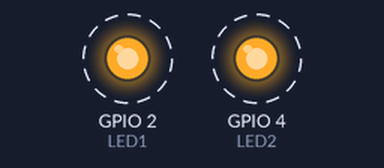
Recording of a sketch running on a simulated ESP32. On the bench: output pins drawn as LEDs (lit = HIGH). Dashed ring = blinking. What the sketch prints to the serial monitor is not drawn.

Above: at 0.2 s.
Timing chart, 0 to 4.6 s (numbered marks = the images above):
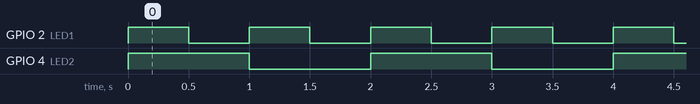

Measured:
- by itself, GPIO 2 (LED1): alternates HIGH for 0.50 s and LOW for 0.50 s
- by itself, GPIO 4 (LED2): alternates HIGH for 1.0 s and LOW for 1.0 s

The sketch:

DualCore_test.ino
```cpp
//*******************************************************************************
//  Se utiliza procesador 0 por defecto y procesador 1 en las tareas secundarias.
//
//  Usar como plantilla para tareas en simultáneo.
// (Las tareas en un mismo núcleo no se ejecutarán estrictamente en simultáneo)
//*******************************************************************************

#define LED1 2
#define LED2 4

//Declaración de tareas
TaskHandle_t Task1;
TaskHandle_t Task2;

//Función que ejecuta "Task1"
void loop1(void *parameter){
  //Loop infinito
  while(1){
	  digitalWrite(LED1, 1);
	  vTaskDelay(500);
	  digitalWrite(LED1, 0);
	  vTaskDelay(500);
	  Serial.println("\t\tNúcleo utilizado-> " +  String(xPortGetCoreID()));
  }
  vTaskDelay(10); //Para evitar WTD
}
//Función que ejecuta "Task2"
void loop2(void *parameter){
  //Loop infinito
  while(1){
	  digitalWrite(LED2, 1);
	  vTaskDelay(1000);
	  digitalWrite(LED2, 0);
	  vTaskDelay(1000);
	  Serial.println("\t\t\tNúcleo utilizado-> " +  String(xPortGetCoreID()));
  }
  vTaskDelay(10); //Para evitar WTD
}


//********************************************** SETUP **************************
void setup() {
  Serial.begin(115200);
  pinMode(LED1, OUTPUT);
  pinMode(LED2, OUTPUT);

  xTaskCreatePinnedToCore(
    loop1,			//Función que ejecuta la tarea
    "Task_1",		//Nombre de la tarea
    1000,			  //Tamaño de la pila
    NULL,			  //Parámetros que se le pasan a la tarea (NULL = Ninguno)
    1,				  //Prioridad
    &Task1,			//Nombre de la tarea
    0);				  //Procesador asignado

  xTaskCreatePinnedToCore(
    loop2,			//Función que ejecuta la tarea
    "Task_2",		//Nombre de la tarea
    1000,			  //Tamaño de la pila
    NULL,			  //Parámetros que se le pasan a la tarea (NULL = Ninguno)
    0,				  //Prioridad
    &Task2,			//Nombre de la tarea
    0);				  //Procesador asignado

}
void loop() {		//Usa procesador 1 por defecto
	Serial.println("Núcleo utilizado-> " +  String(xPortGetCoreID()));
  delay(1500);
} 
```
